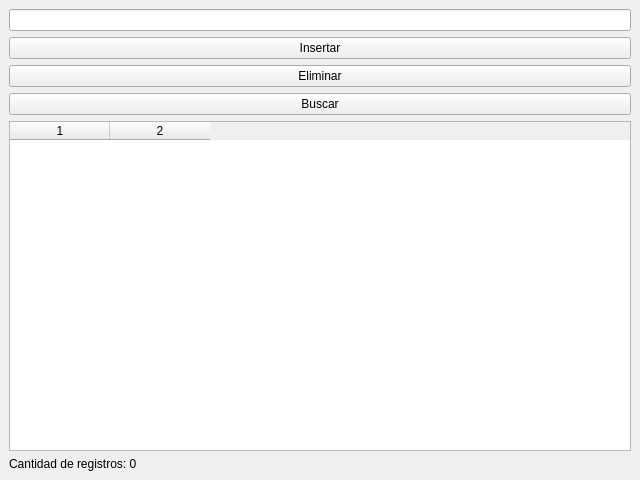
<?xml version="1.0" encoding="UTF-8"?>
<ui version="4.0">
 <class>MainWindow</class>
 <widget class="QMainWindow" name="MainWindow">
  <property name="geometry">
   <rect>
    <x>0</x>
    <y>0</y>
    <width>640</width>
    <height>480</height>
   </rect>
  </property>
  <widget class="QWidget" name="centralWidget">
   <layout class="QVBoxLayout" name="verticalLayout">
    <item>
     <widget class="QLineEdit" name="queryInput"/>
    </item>
    <item>
     <widget class="QPushButton" name="insertButton">
      <property name="text">
       <string>Insertar</string>
      </property>
     </widget>
    </item>
    <item>
     <widget class="QPushButton" name="deleteButton">
      <property name="text">
       <string>Eliminar</string>
      </property>
     </widget>
    </item>
    <item>
     <widget class="QPushButton" name="searchButton">
      <property name="text">
       <string>Buscar</string>
      </property>
     </widget>
    </item>
    <item>
     <widget class="QTableWidget" name="tableWidget">
      <property name="columnCount">
       <number>2</number>
      </property>
     </widget>
    </item>
    <item>
     <widget class="QLabel" name="statusLabel">
      <property name="text">
       <string>Cantidad de registros: 0</string>
      </property>
     </widget>
    </item>
   </layout>
  </widget>
 </widget>
 <resources/>
 <connections/>
</ui>
